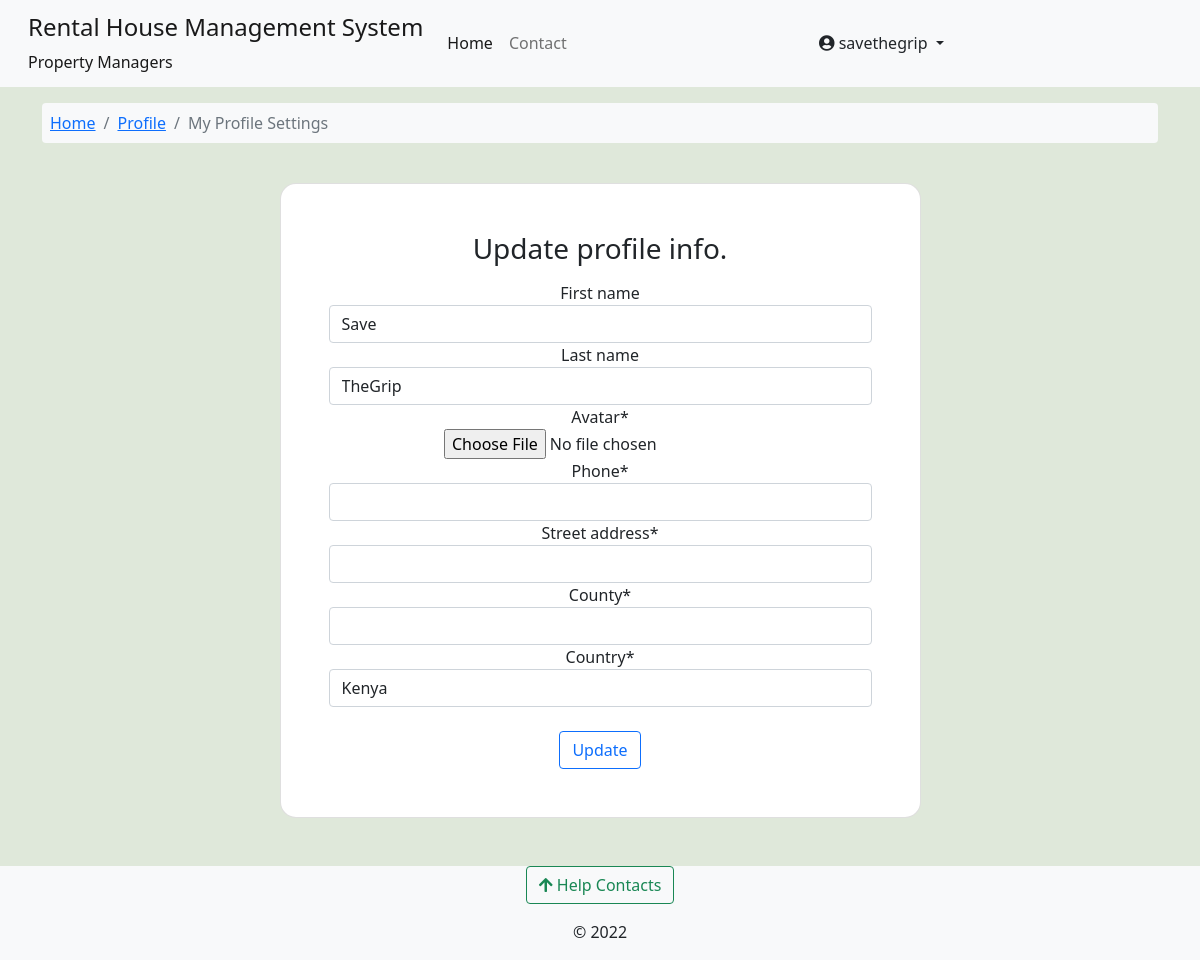
Before: /accounts/my-profile-settings/ (signed in) with the older database file.
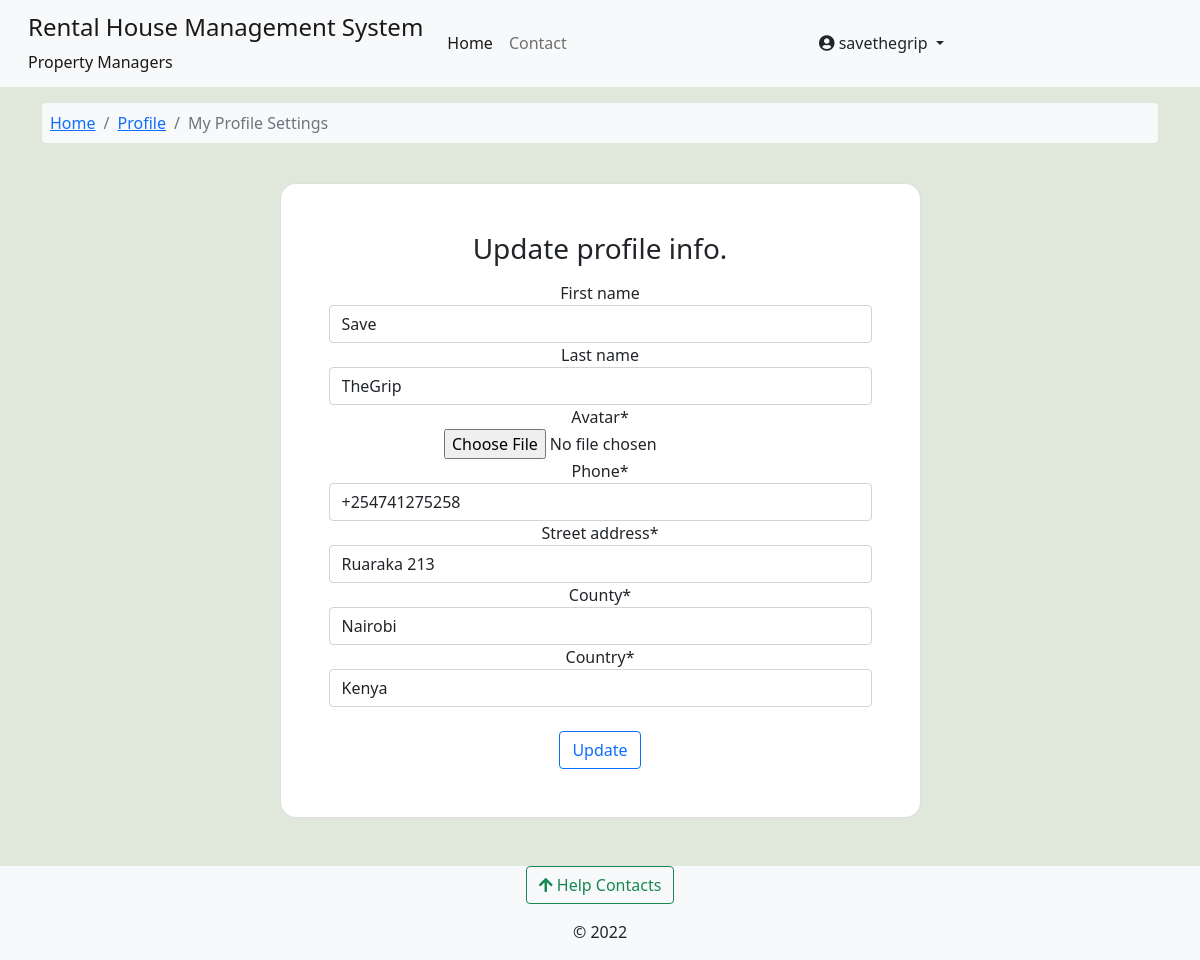
After: the same page with the newer database file.
### accounts/models.py (models this page shows, shortened)
class Profile(models.Model):
    user = models.OneToOneField(User, on_delete=models.CASCADE)
    phone = PhoneNumberField()
    street_address = models.CharField(max_length=30)
    county = models.CharField(max_length=30)
    country = models.CharField(max_length=30, default='Kenya')
    created = models.DateTimeField(default=datetime.now)
    updated = models.DateTimeField(auto_now=True)

### accounts/views.py (the view)
# urls.py: path('my-profile-settings/', views.profile_info_update, name='profile-settings'),
@ login_required
def profile_info_update(request):
    if request.method == 'POST':
        user_update_form = UserUpdateForm(
            request.POST, request.FILES, instance=request.user)
        profile_update_form = ProfileUpdateForm(
            request.POST, request.FILES, instance=request.user.profile)
        if user_update_form.is_valid() and profile_update_form.is_valid():
            user_update_form.save()
            profile_update_form.save()
            messages.success(request, 'Profile was updated successfully!')
            return redirect('profile')
    else:
        user_update_form = UserUpdateForm(instance=request.user)
        profile_update_form = ProfileUpdateForm(instance=request.user.profile)
    context = {'user_form': user_update_form,
               'profile_form': profile_update_form, }
    return render(request, 'accounts/profile-settings.html', context)

### accounts/forms.py
class UserUpdateForm(forms.ModelForm):
    class Meta:
        model = User
        fields = ['first_name', 'last_name', 'avatar']
        widgets = {
            'avatar': forms.FileInput,
        }

class ProfileUpdateForm(forms.ModelForm):
    class Meta:
        model = Profile
        fields = ['phone','street_address', 'county', 'country']

### complaints/context_processors.py (called while the page is built)
def get_contacts(request):
    user = request.user
    if user.is_authenticated:
        if user.is_tenant:
            tenant = Tenants.objects.get(associated_account=user)
            building = Building.objects.get(id=tenant.rented_unit.building_id)
            contacts = HelpContacts.objects.filter(associated_building=building)
            return dict(contacts=contacts)
        elif user.is_manager:
            contacts = HelpContacts.objects.all()
            return dict(contacts=contacts)
        else:
            contacts = HelpContacts.objects.filter(make_publicly_available=True)
            return dict(contacts=contacts)
    else:
        contacts = HelpContacts.objects.filter(make_publicly_available=True)
        return dict(contacts=contacts)

### accounts/templates/accounts/profile-settings.html (shortened to what this page needs)
{% extends 'base.html' %}
{% load crispy_forms_tags %}
{% block content %}
<nav class="container mt-3">
  <ol class="breadcrumb bg-light p-2 rounded-2">
      <li class="breadcrumb-item "><a href="{% url 'operational-buildings' %}">Home</a></li>
      <li class="breadcrumb-item"><a href="{% url 'profile' %}"> Profile </a></li>
      <li class="breadcrumb-item active"> My Profile Settings </li>
  </ol>
</nav>
<section class="mt-4 mb-5">
    <div class="container h-100">
      <div class="row d-flex justify-content-center align-items-center h-100">
        <div class="col-12 col-md-8 col-lg-8 col-xl-7">
          <div class="card shadow-2-strong" style="border-radius: 1rem;">
            <div class="card-body p-5 text-center">
                <h3> Update profile info. </h3>
                <form class="no-padding" method="POST" enctype="multipart/form-data">
                    <fieldset class="form-group">
                        {{ user_form|crispy }}
                        {{ profile_form|crispy }}
                    </fieldset>
                    <br/>
                    <div class="form-group">
                        <button class="btn btn-outline-primary" type="submit">Update</button>
                    </div>
                </form>
            </div>
        </div>
      </div>
    </div>
  </div>
</section>
{% endblock %}

Changed rows visible on the page:
changed Profile "Kenya": phone (not shown) → "+254741275258"; street_address (not shown) → "Ruaraka 213"; county (not shown) → "Nairobi"
